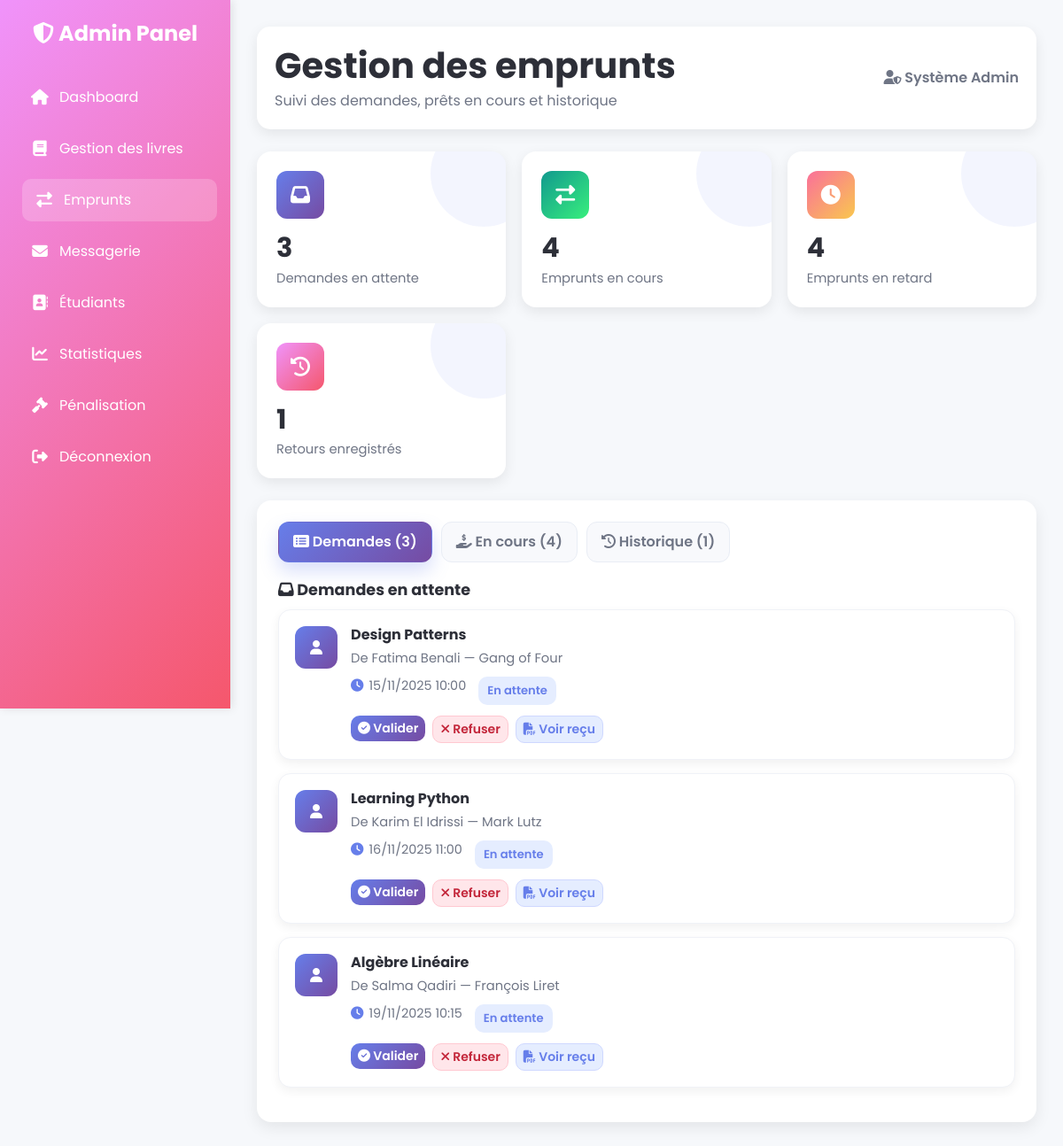
The page /views/admin/emprunts.php (signed in) on the database its author committed.
### tables this page shows
CREATE TABLE demande_emprunt (
  id_demande INT AUTO_INCREMENT PRIMARY KEY,
  id_etudiant INT NOT NULL,
  id_livre INT NOT NULL,
  date_demande DATETIME DEFAULT CURRENT_TIMESTAMP,
  statut ENUM('en_attente','refusee','validee') DEFAULT 'en_attente',
  FOREIGN KEY (id_etudiant) REFERENCES etudiant(id_etudiant) ON DELETE CASCADE,
  FOREIGN KEY (id_livre) REFERENCES livre(id_livre) ON DELETE CASCADE
);

CREATE TABLE livre (
  id_livre INT AUTO_INCREMENT PRIMARY KEY,
  isbn VARCHAR(20) UNIQUE,
  titre VARCHAR(255) NOT NULL,
  auteur VARCHAR(255),
  annee_publication YEAR,
  description TEXT,
  image_couverture VARCHAR(500),
  nombre_exemplaires INT NOT NULL DEFAULT 1,
  nombre_disponibles INT NOT NULL DEFAULT 1,
  livre_ds_bib INT NOT NULL DEFAULT 0,
  id_categorie INT,
  FOREIGN KEY (id_categorie) REFERENCES categorie(id_categorie) ON DELETE SET NULL
);

CREATE TABLE etudiant (
  id_etudiant INT AUTO_INCREMENT PRIMARY KEY,
  nom VARCHAR(100) NOT NULL,
  prenom VARCHAR(100),
  email VARCHAR(255) NOT NULL UNIQUE,
  mot_de_passe VARCHAR(255) NOT NULL,
  numero_etudiant VARCHAR(50) NOT NULL UNIQUE,
  telephone VARCHAR(20),
  statut ENUM('actif','bloque') DEFAULT 'actif',
  date_inscription DATETIME DEFAULT CURRENT_TIMESTAMP,
  nombre_retards INT DEFAULT 0
);

### views/admin/emprunts.php (the view, shortened to what this page needs)
<?php
require_once '../../config/config.php';
require_once '../../views/admin/panel.php';
$stmt_demandes = $pdo->query("
    SELECT d.*, e.nom, e.prenom, l.titre, l.auteur
    FROM demande_emprunt d
    JOIN etudiant e ON d.id_etudiant = e.id_etudiant
    JOIN livre l ON d.id_livre = l.id_livre
    WHERE d.statut = 'en_attente'
    ORDER BY d.date_demande ASC
");
$demandes = $stmt_demandes->fetchAll(PDO::FETCH_ASSOC);
$stmt_all_emprunts = $pdo->query("
    SELECT em.*, e.nom, e.prenom, e.email, l.titre, l.auteur
    FROM emprunt em
    JOIN etudiant e ON em.id_etudiant = e.id_etudiant
    JOIN livre l ON em.id_livre = l.id_livre
    WHERE em.statut IN ('en_cours', 'en_retard')
    ORDER BY em.date_retour_prevue ASC
");
$all_emprunts = $stmt_all_emprunts->fetchAll(PDO::FETCH_ASSOC);
$emprunts_a_jour = [];
$emprunts_en_retard = [];
$current_time = time();
foreach ($all_emprunts as $emprunt) {
    if (strtotime($emprunt['date_retour_prevue']) < $current_time) {
        $emprunt['is_late'] = true;
        $emprunts_en_retard[] = $emprunt;
    } else {
        $emprunt['is_late'] = false;
        $emprunts_a_jour[] = $emprunt;
    }
}
$emprunts_en_cours = $all_emprunts;
$stmt_historique = $pdo->query("
    SELECT em.*, e.nom, e.prenom, l.titre, l.auteur
    FROM emprunt em
    JOIN etudiant e ON em.id_etudiant = e.id_etudiant
    JOIN livre l ON em.id_livre = l.id_livre
    WHERE em.statut = 'retourne'
    ORDER BY em.date_retour_effective DESC
");
$historique = $stmt_historique->fetchAll(PDO::FETCH_ASSOC);
$active_tab = $_GET['tab'] ?? 'demandes';
?>
<!DOCTYPE html>
<html lang="fr">
<head>
    <link href="https://cdn.jsdelivr.net/npm/bootstrap@5.3.0/dist/css/bootstrap.min.css" rel="stylesheet">
    <link rel="stylesheet" href="https://cdnjs.cloudflare.com/ajax/libs/font-awesome/6.4.0/css/all.min.css">
    <link rel="stylesheet" href="../../assets/css/admin/emprunts.css">
</head>
<body>
<div class="main-content">
    <div class="top-bar">
        <div>
            <h1 style="margin:0; font-weight:700;">Gestion des emprunts</h1>
            <p style="margin:4px 0 0 0; color: var(--muted);">Suivi des demandes, prêts en cours et historique</p>
        </div>
        <div style="color: var(--muted); font-weight:600;">
            <i class="fas fa-user-shield"></i>
            <?php echo htmlspecialchars($_SESSION['user_prenom'] . ' ' . $_SESSION['user_nom']); ?>
        </div>
    </div>
    <div class="stats-grid">
        <div class="stat-card primary">
            <div class="stat-icon"><i class="fas fa-inbox"></i></div>
            <div class="stat-value"><?php echo count($demandes); ?></div>
            <div class="stat-label">Demandes en attente</div>
        </div>
        <div class="stat-card success">
            <div class="stat-icon"><i class="fas fa-exchange-alt"></i></div>
            <div class="stat-value"><?php echo count($emprunts_en_cours); ?></div>
            <div class="stat-label">Emprunts en cours</div>
        </div>
        <div class="stat-card warning">
            <div class="stat-icon"><i class="fas fa-clock"></i></div>
            <div class="stat-value"><?php echo count($emprunts_en_retard); ?></div>
            <div class="stat-label">Emprunts en retard</div>
        </div>
        <div class="stat-card danger">
            <div class="stat-icon"><i class="fas fa-history"></i></div>
            <div class="stat-value"><?php echo count($historique); ?></div>
            <div class="stat-label">Retours enregistrés</div>
        </div>
    </div>
    <div class="tabs-container">
        <div class="tab-menu">
            <button class="btn tab-btn <?php echo $active_tab === 'demandes' ? 'active' : ''; ?>" onclick="showTab(event, 'demandes')">
                <i class="fas fa-list-alt"></i> Demandes (<?php echo count($demandes); ?>)
            </button>
            <button class="btn tab-btn <?php echo $active_tab === 'en_cours' ? 'active' : ''; ?>" onclick="showTab(event, 'en_cours')">
                <i class="fas fa-hand-holding-usd"></i> En cours (<?php echo count($emprunts_en_cours); ?>)
            </button>
            <button class="btn tab-btn <?php echo $active_tab === 'historique' ? 'active' : ''; ?>" onclick="showTab(event, 'historique')">
                <i class="fas fa-history"></i> Historique (<?php echo count($historique); ?>)
            </button>
        </div>
        <div id="tab-demandes" class="tab-content <?php echo $active_tab === 'demandes' ? 'active' : ''; ?>">
            <div class="section-title"><i class="fas fa-inbox"></i> Demandes en attente</div>
            <?php if (count($demandes) > 0): ?>
                <?php foreach ($demandes as $demande): ?>
                    <div class="list-card">
                        <div class="avatar"><i class="fas fa-user"></i></div>
                        <div style="flex:1;">
                            <h5><?php echo htmlspecialchars($demande['titre']); ?></h5>
                            <p>De <?php echo htmlspecialchars($demande['prenom'] . ' ' . $demande['nom']); ?> — <?php echo htmlspecialchars($demande['auteur']); ?></p>
                            <div class="list-meta">
                                <span><i class="fas fa-clock"></i><?php echo date('d/m/Y H:i', strtotime($demande['date_demande'])); ?></span>
                                <span class="badge-soft info">En attente</span>
                            </div>
                            <div class="list-actions">
                                <form method="POST" class="d-inline">
                                    <button type="submit" class="btn btn-sm btn-primary-grad btn-pill">
                                        <i class="fas fa-check-circle"></i> Valider
                                    </button>
                                </form>
                                <form method="POST" class="d-inline">
                                    <button type="submit" class="btn btn-sm btn-danger-soft btn-pill">
                                        <i class="fas fa-times"></i> Refuser
                                    </button>
                                </form>
                                <a href="export_pdf.php?action=demande&id=<?php echo $demande['id_demande']; ?>" target="_blank" class="btn btn-sm btn-info-soft btn-pill">
                                    <i class="fas fa-file-pdf"></i> Voir reçu
                                </a>
                            </div>
                        </div>
                    </div>
                <?php endforeach; ?>
            <?php endif; ?>
        </div>
    </div>
</div>
</body>
</html>

### assets/css/admin/emprunts.css (style rules this page uses)
:root { --bg: #f6f8fb; --text: #2d2f38; --muted: #6f7585; --primary: #667eea; --primary-2: #764ba2; --success: #38ef7d; --warning: #f9c74f; --danger: #f5576c; }
body { background: var(--bg); font-family: 'Poppins', sans-serif; color: var(--text); }
.top-bar { background: #fff; padding: 20px; border-radius: 15px; box-shadow: 0 5px 15px rgba(0,0,0,0.08); margin-bottom: 25px; display: flex; justify-content: space-between; align-items: center; }
.stats-grid { display: grid; grid-template-columns: repeat(auto-fit, minmax(240px, 1fr)); gap: 18px; margin-bottom: 25px; }
.stat-card { background: #fff; border-radius: 16px; padding: 22px; box-shadow: 0 5px 15px rgba(0,0,0,0.08); position: relative; overflow: hidden; }
.stat-card::before { content: ''; position: absolute; top: -35px; right: -35px; width: 120px; height: 120px; border-radius: 50%; background: rgba(102,126,234,0.08); }
.stat-icon { width: 54px; height: 54px; border-radius: 12px; display: inline-flex; align-items: center; justify-content: center; color: #fff; font-size: 22px; margin-bottom: 10px; }
.stat-value { font-size: 1.9rem; font-weight: 700; }
.stat-label { color: var(--muted); font-size: 0.92rem; }
.stat-card.primary .stat-icon { background: linear-gradient(135deg, var(--primary) 0%, var(--primary-2) 100%); }
.stat-card.success .stat-icon { background: linear-gradient(135deg, #11998e 0%, var(--success) 100%); }
.stat-card.warning .stat-icon { background: linear-gradient(135deg, #fa709a 0%, var(--warning) 100%); }
.stat-card.danger .stat-icon { background: linear-gradient(135deg, #f093fb 0%, var(--danger) 100%); }
.tabs-container { background: #fff; border-radius: 16px; box-shadow: 0 6px 18px rgba(0,0,0,0.08); padding: 24px; }
.tab-menu { display: flex; gap: 10px; margin-bottom: 18px; flex-wrap: wrap; }
.tab-menu .btn { border: 1px solid #e9edf5; background: #f8f9fc; color: var(--muted); border-radius: 12px; padding: 10px 16px; font-weight: 600; transition: all 0.3s ease; }
.tab-menu .btn.active { background: linear-gradient(135deg, var(--primary) 0%, var(--primary-2) 100%); color: #fff; box-shadow: 0 10px 20px rgba(102,126,234,0.25); border-color: transparent; }
.section-title { font-size: 1.1rem; font-weight: 700; color: var(--text); margin: 10px 0 8px 0; }
.list-card { background: #fff; border-radius: 14px; box-shadow: 0 4px 12px rgba(0,0,0,0.06); padding: 18px; margin-bottom: 15px; display: flex; gap: 15px; align-items: flex-start; border: 1px solid #f0f2f7; }
.list-card .avatar { width: 48px; height: 48px; border-radius: 12px; display: inline-flex; align-items: center; justify-content: center; color: #fff; font-weight: 700; background: linear-gradient(135deg, var(--primary) 0%, var(--primary-2) 100%); }
.list-card h5 { margin: 0; font-size: 1rem; font-weight: 700; }
.list-card p { margin: 6px 0 10px 0; color: var(--muted); font-size: 0.92rem; }
.list-meta { font-size: 0.9rem; color: var(--muted); display: flex; gap: 14px; flex-wrap: wrap; }
.list-meta i { color: var(--primary); margin-right: 6px; }
.list-actions { margin-top: 12px; display: flex; gap: 8px; flex-wrap: wrap; }
.badge-soft { padding: 6px 10px; border-radius: 10px; font-weight: 600; font-size: 0.82rem; }
.badge-soft.info { background: #e5edff; color: var(--primary); }
.btn-pill { border-radius: 10px; font-weight: 600; border: none; }
.btn-primary-grad { background: linear-gradient(135deg, var(--primary) 0%, var(--primary-2) 100%); color: #fff; }
.btn-danger-soft { background: #ffe6ea; color: #c3263a; border: 1px solid #ffc8d1; }
.btn-info-soft { background: #e5edff; color: var(--primary); border: 1px solid #cfd8ff; }
.tab-content { display: none; }
.tab-content.active { display: block; }

### views/admin/panel.php (style rules this page uses)
body { font-family: 'Poppins', sans-serif; background-color: #f5f7fa; }
.main-content { margin-left: 260px; padding: 30px; }

### rows shown on the page
demande_emprunt: id_livre.titre "Design Patterns", id_etudiant.nom "Fatima Benali", id_livre.auteur "Gang of Four", date_demande "15/11/2025 10:00"
demande_emprunt: id_livre.titre "Learning Python", id_etudiant.nom "Karim El Idrissi", id_livre.auteur "Mark Lutz", date_demande "16/11/2025 11:00"
demande_emprunt: id_livre.titre "Algèbre Linéaire", id_etudiant.nom "Salma Qadiri", id_livre.auteur "François Liret", date_demande "19/11/2025 10:15"

### other values the page prints
$_SESSION['user_prenom'] . ' ' . $_SESSION['user_nom'] "Système Admin"
count($demandes) "3"
count($emprunts_en_cours) "4"
count($emprunts_en_retard) "4"
count($historique) "1"
